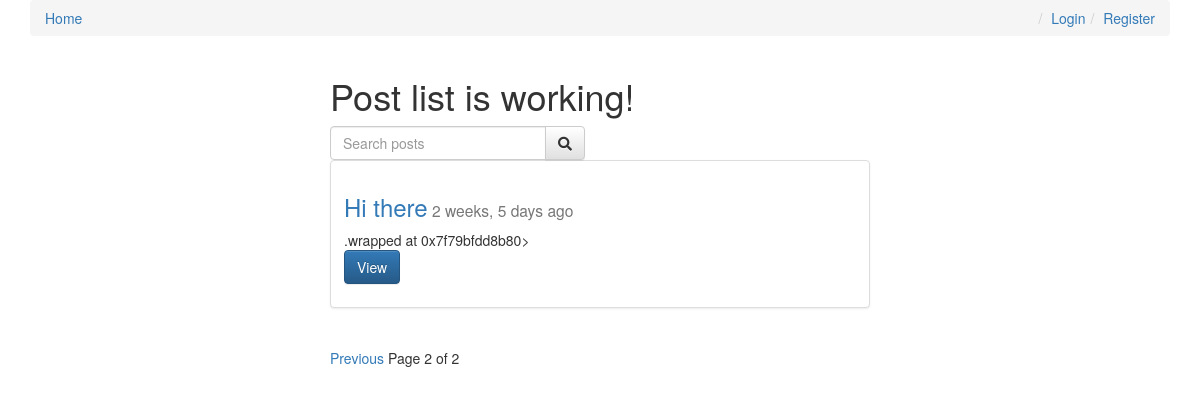
The app's page /?page=3, older data.
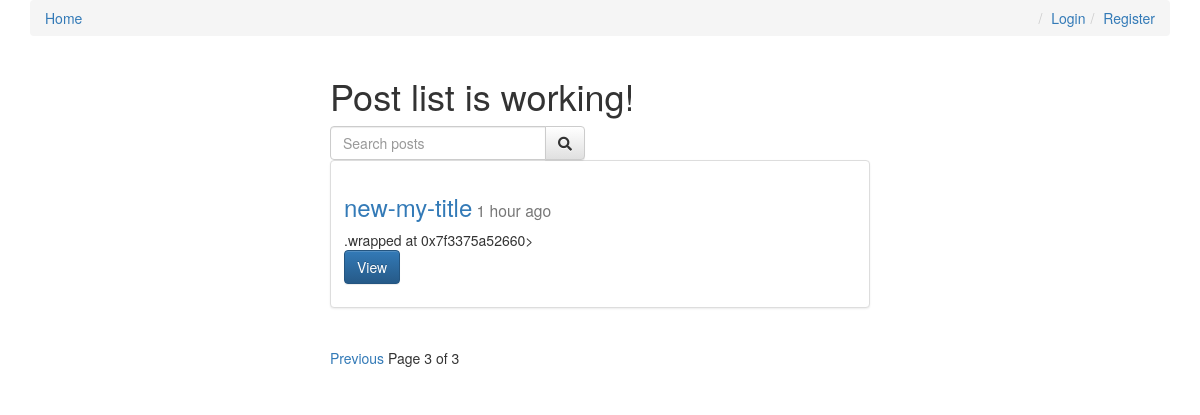
The same page, newer data.
### posts/models.py (models this page shows, shortened)
class Post(models.Model):
    user = models.ForeignKey(settings.AUTH_USER_MODEL, default=1, null=True, on_delete=models.SET_NULL)
    title = models.CharField(max_length=255)
    slug = models.SlugField(unique=True)
    image = models.ImageField(upload_to=upload_location,
            null=True,
            blank=True,
            width_field="width_field",
            height_field="height_field")
    height_field = models.IntegerField(default=0)
    width_field = models.IntegerField(default=0)
    content = models.TextField()
    draft = models.BooleanField(default=False)
    publish = models.DateField(auto_now=False, auto_now_add=False)
    read_time = models.IntegerField(default=0) # models.TimeField(null=True, blank=True)
    updated = models.DateTimeField(auto_now=True, auto_now_add=False)
    timestamp = models.DateTimeField(auto_now=False, auto_now_add=True)
    objects = PostManager()
    def get_absolute_url(self):
        return reverse("posts:detail", kwargs={"slug": self.slug})
    def get_markdown(self):
        content = self.content
        markdown_text = markdown(content)
        return mark_safe(markdown_text)

### posts/views.py (the view, shortened to what this page needs)
# urls.py: re_path(r'^$', post_list, name='list'),
def post_list(request):
    today = timezone.now().date()
    queryset_list = Post.objects.active() # filter(draft=False).filter(publish__lte=timezone.now()) #all().order_by("-timestamp")
    if request.user.is_staff or not request.user.is_superuser:
        queryset_list = Post.objects.all()
    query = request.GET.get("q")
    paginator = Paginator(queryset_list, 2)
    page_request_var = "page"
    page = request.GET.get(page_request_var)
    try:
        queryset = paginator.page(page)
    except PageNotAnInteger:
        queryset = paginator.page(1)
    except EmptyPage:
        queryset = paginator.page(paginator.num_pages)
    context = {
        "object_list": queryset,
        "title": "Post list is working!",
        "page_request_var": page_request_var,
        "today": today,
    }
    return render(request, "post_list.html", context)

### posts/models.py (called while the page is built)
    def active(self, *args, **kwargs):
        return super(PostManager, self).filter(draft=False).filter(publish__lte=timezone.now())

### templates/post_list.html (shortened to what this page needs)
{% extends "base.html" %}
{% block content %}
<div class="col-sm-6 col-sm-offset-3">
  <h1>{{ title }}</h1>
  <form class="row" method="GET" action="">
    <div class="col-sm-6">
      <div class="input-group">
        <input class="form-control" type="text" name="q" placeholder="Search posts" value="{{ request.GET.q }}">
        <span class="input-group-btn">
          <button class="btn btn-default" type="submit"><i class="fa fa-search"></i></button>
        </span>
    </div>
  </div>
  </form>
  {% for obj in object_list %}
    <div class="row">
      <div class="col-sm-12">
        <div class="thumbnail">
          <div class="caption post-detail-item">
            <h3>
              <a href='{{ obj.get_absolute_url }}'>{{ obj.title }}</a><small> {{ obj.publish | timesince }} ago</small>
            </h3>
            {{ obj.get_markdown|safe }}
            <p><a href="{{ obj.get_absolute_url }}" class="btn btn-primary" role="button">View</a></p>
          </div>
        </div>
      </div>
    </div>
  {% endfor %}
  <div class="pagination">
    <span class="step-links">
      {% if object_list.has_previous %}
        <a href="?{{ page_request_var }}={{ object_list.previous_page_number }}{% if request.GET.q %}&q={{ request.GET.q }}{% endif %}">Previous</a>
      {% endif %}
      <span class="current">
        Page {{ object_list.number }} of {{ object_list.paginator.num_pages }}
      </span>
    </span>
  </div>
</div>
{% endblock content %}

Row changes from the older to the newer data that the page shows:
no longer on this page (row unchanged): Post: title "Hi there", publish "2 weeks, 5 days", get_markdown ".wrapped at 0x7f79bfdd8b80>"
added Post: title "new-my-title", publish "1 hour", get_markdown ".wrapped at 0x7f3375a52660>"
Text that changed along with them:
{{ object_list.number }}: "2" → "3"
{{ object_list.paginator.num_pages }}: "2" → "3"
